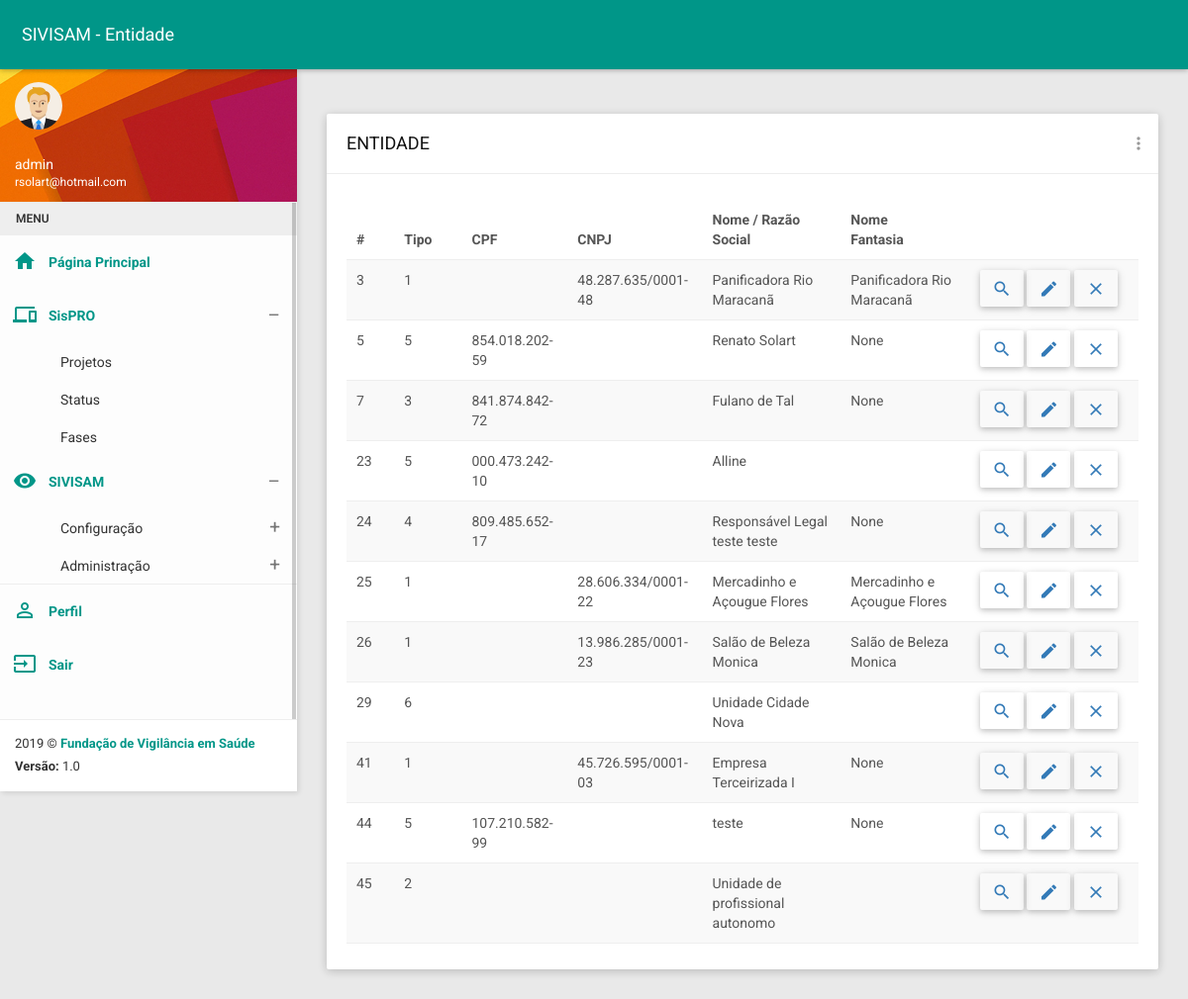
Page /devisa/entidade_list (signed in) on the committed database.
### devisa/models.py (models this page shows, shortened)
class Entidade(models.Model):
    ent_tipo_entidade = models.CharField(verbose_name='tipo de entidade', max_length=2, default=1)  # required
    ent_cpf = models.CharField(verbose_name='CPF', max_length=20, null=True, default='', blank=True)
    ent_cnpj = models.CharField(verbose_name='CNPJ', max_length=30, null=True, default='', blank=True)
    ent_nome_razao = models.CharField(verbose_name='nome / Razão Social', max_length=300)  # required
    ent_fantasia = models.CharField(verbose_name='nome Fantasia', max_length=200, blank=True, default='', null=True)
    ent_insc_estadual = models.CharField(verbose_name='Inscrição Estadual', max_length=100, blank=True, default='',
                                         null=True)
    ent_insc_municipal = models.CharField(verbose_name='Inscrição Municipal', max_length=100, blank=True, default='',
                                          null=True)
    ent_cnes = models.CharField(verbose_name='CNES (Estabelecimentos de Saúde)', max_length=100, blank=True, default='',
                                null=True)
    ent_cep = models.CharField(verbose_name='CEP', max_length=20, blank=True, default='', null=False)
    ent_complemento = models.CharField(verbose_name='Complemento', max_length=300, blank=True, default='', null=True)
    ent_endereco = models.CharField(verbose_name='Endereço', max_length=300, blank=True, default='', null=False)
    ent_numero = models.CharField(verbose_name='Endereço', max_length=6, blank=True, default='', null=False)
    ent_fone = models.CharField(verbose_name='Telefone', max_length=20, blank=True, default='', null=True)
    ent_fax = models.CharField(verbose_name='Fax', max_length=20, blank=True, default='', null=True)
    ent_email = models.CharField(verbose_name='E-mail', max_length=200, blank=True, default='', null=True)
    ent_dt_inicio_func = models.CharField(verbose_name='Data de Início do Funcionamento', max_length=20, blank=True,
                                          default='', null=False)
    ent_pasta_num = models.CharField(verbose_name='Número da Pasta', max_length=200, blank=True, default='', null=True)
    ent_obj_contrato_social = models.CharField(verbose_name='Objetivo Contrato Social', max_length=500, blank=True,
                                               default='', null=True)
    ent_observacoes = models.CharField(verbose_name='Observações', max_length=500, blank=True, default='', null=True)
    ent_rg = models.CharField(verbose_name='RG', max_length=20, blank=True, default='', null=True)
    ent_orgao_exp = models.CharField(verbose_name='Órgão Expedidor', max_length=100, blank=True, default='', null=True)
    ent_dt_expedicao = models.CharField(verbose_name='Data de Expedição', max_length=20, blank=True, default='',
                                        null=True)
    ent_registro_conselho = models.CharField(verbose_name='Registro no Conselho', max_length=100, blank=True, default=''
                                             , null=True)
    ent_especializacao = models.CharField(verbose_name='Especialização', max_length=200, blank=True, default='',
                                          null=True)
    municipio = models.ForeignKey(Municipio, on_delete=models.SET_NULL, blank=True, null=True)
    bairro = models.ForeignKey(Bairro, on_delete=models.SET_NULL, blank=True, null=True)
    natureza_juridica_dependencia = models.ForeignKey(Natureza, on_delete=models.SET_NULL, blank=True, null=True)
    escolaridade = models.ForeignKey(Escolaridade, on_delete=models.SET_NULL, blank=True, null=True)
    formacao_profissional = models.ForeignKey(Formacao, on_delete=models.SET_NULL, blank=True, null=True)
    conselho = models.ForeignKey(Conselho, on_delete=models.SET_NULL, blank=True, null=True)
    uf_conselho = models.CharField(verbose_name='UF', max_length=2, blank=True)
    class Meta:
        permissions = (
            ('entidade_list', 'Pode listar entidades'),
            ('entidade_create', 'Pode cadastrar entidade'),
            ('entidade_update', 'Pode editar entidade'),
            ('entidade_view', 'Pode ver entidade'),
            ('entidade_delete', 'Pode excluir entidade'),
            ('cpf_autonomo', 'Pode listar profissionais autônomos'),
            ('cpf_autonomo_validacao', 'Pode validar CPF de profissional autônomo'),
            ('cpf_autonomo_create', 'Pode cadastrar profissional autônomo'),
            ('cpf_autonomo_update', 'Pode editar profissional autônomo'),
            ('cpf_autonomo_view', 'Pode ver profissional autônomo'),
            ('cpf_autonomo_delete', 'Pode excluir profissional autônomo'),
            ('cpf_liberal', 'Pode listar profissionais liberais'),
            ('cpf_liberal_validacao', 'Pode validar CPF de profissional liberal'),
            ('cpf_liberal_create', 'Pode cadastrar profissional liberal'),
            ('cpf_liberal_update', 'Pode editar profissional liberal'),
            ('cpf_liberal_view', 'Pode ver profissional liberal'),
            ('cpf_liberal_delete', 'Pode excluir profissional liberal'),
            ('cnpj', 'Pode listar estabelecimentos'),
            ('cnpj_validacao', 'Pode validar CNPJ de estabelecimento'),
            ('cnpj_create', 'Pode cadastrar estabelecimento'),
            ('cnpj_update', 'Pode editar estabelecimento'),
            ('cnpj_view', 'Pode ver estabelecimento'),
            ('cnpj_delete', 'Pode excluir estabelecimento')
        )

### devisa/views.py (the view)
# urls.py: path('entidade_list', entidade_list, name="entidade_list"),
@login_required
@permission_required('devisa.entidade_list')
def entidade_list(request):
    model = Entidade.objects.all()
    q = request.GET.get('pesquisar_por')
    if q is not None:
        model = model.filter(Q(ent_cpf__icontains=q) | Q(ent_cnpj__icontains=q) | Q(ent_nome_razao__icontains=q))
    return render(request, 'entidade/entidade_list.html', {'entidades': model})

### devisa/templates/entidade/entidade_list.html (shortened to what this page needs)
{% extends 'base.html' %}
{% load static %}
{% block css %}
    <link href="{% static 'plugins/bootstrap/css/bootstrap.css' %}" rel="stylesheet">
    <link href="{% static 'plugins/node-waves/waves.css' %}" rel="stylesheet" />
    <link href="{% static 'plugins/animate-css/animate.css' %}" rel="stylesheet" />
    <link href="{% static 'plugins/jquery-datatable/skin/bootstrap/css/dataTables.bootstrap.css' %}" rel="stylesheet">
    <link href="{% static 'css/style.css' %}" rel="stylesheet">
    <link href="{% static 'css/themes/all-themes.css' %}" rel="stylesheet" />
{% endblock %}
{% block title %} SIVISAM - Entidade {% endblock %}
{% block content %}
<div class="row clearfix">
                <div class="col-lg-12 col-md-12 col-sm-12 col-xs-12">
                    <div class="card">
                        <div class="header">
                            <h2>
                                ENTIDADE
                            </h2>
                            <ul class="header-dropdown m-r--5">
                                <li class="dropdown">
                                    <a href="javascript:void(0);" class="dropdown-toggle" data-toggle="dropdown" role="button" aria-haspopup="true" aria-expanded="false">
                                        <i class="material-icons">more_vert</i>
                                    </a>
                                </li>
                            </ul>
                        </div>
                        <div class="body">
                            <div class="table-responsive">
                                <table class="table table-striped table-hover dataTable js-exportable">
                                    <thead>
                                        <tr>
                                            <th>#</th>
                                            <th>Tipo</th>
                                            <th>CPF</th>
                                            <th>CNPJ</th>
                                            <th>Nome / Razão Social</th>
                                            <th>Nome Fantasia</th>
                                        </tr>
                                    </thead>
                                    <tbody>
                                        {% for entidade in entidades %}
                                        <tr>
                                            <td>{{ entidade.id }}</td>
                                            <td>{{ entidade.ent_tipo_entidade }}</td>
                                            <td>{{ entidade.ent_cpf }}</td>
                                            <td>{{ entidade.ent_cnpj }}</td>
                                            <td>{{ entidade.ent_nome_razao }}</td>
                                            <td>{{ entidade.ent_fantasia }}</td>
                                            <td style="width: 150px;">
                                                <a href="{% url 'entidade_view' entidade.id %}" class="btn"><i class="material-icons">search</i></a>
                                                <a href="{% url 'entidade_update' entidade.id %}" class="btn"><i class="material-icons">mode_edit</i></a>
                                                <a href="{% url 'entidade_delete' entidade.id %}" class="btn"><i class="material-icons">close</i></a>
                                            </td>
                                        </tr>
                                        {% endfor %}
                                    </tbody>
                                </table>
                            </div>
                        </div>
                    </div>
                </div>
</div>
{% endblock %}

### templates/base.html (shortened to what this page needs)
{% load static %}
<!DOCTYPE html>
<html>
<head>
    {% block css %}
    {% endblock %}
</head>
<body class="theme-teal">
    <nav class="navbar">
        <div class="container-fluid">
            <div class="navbar-header">
                <a class="navbar-brand" href="javascript:void(0);">{% block title %}{% endblock %}</a>
            </div>
            <div class="collapse navbar-collapse" id="navbar-collapse">
            </div>
        </div>
    </nav>
    <section>
        <aside id="leftsidebar" class="sidebar">
            <div class="user-info">
                <div class="image">
                    <img src="{% static 'images/user.png' %}" width="48" height="48" alt="User" />
                </div>
                <div class="info-container">
                    <div class="name" data-toggle="dropdown" aria-haspopup="true" aria-expanded="false">{{ user.username }}</div>
                    <div class="email">{{ user.email }}</div>
                </div>
            </div>
            <div class="menu">
                <ul class="list">
                    <li class="header">MENU</li>
                    <li class="active">
                        <a href="{% url 'home' %}">
                            <i class="material-icons">home</i>
                            <span>Página Principal</span>
                        </a>
                    </li>
                    <li class="active">
                        {% if perms.sistemasfvs.sistema_list %}
                                <a href="javascript:void(0);" class="menu-toggle">
                                    <i class="material-icons">devices</i>
                                    <span>SisPRO</span>
                                </a>
                        {% endif %}
                        <ul class="ml-menu">
                            <li>
                                <a href="{% url 'sistema_list' %}">
                                    <span>Projetos</span>
                                </a>
                            </li>
                            <li>
                                <a href="{% url 'status_list' %}">
                                    <span>Status</span>
                                </a>
                            </li>
                            <li>
                                <a href="{% url 'fase_list' %}">
                                    <span>Fases</span>
                                </a>
                            </li>
                        </ul>
                    </li>
                    <li class="active">
                        <a href="javascript:void(0);" class="menu-toggle" style="">
                            <i class="material-icons">remove_red_eye</i>
                            <span>SIVISAM</span>
                        </a>
                        <ul class="ml-menu">
                            <li>
                                <a href="javascript:void(0);" class="menu-toggle">
                                    <span>Configuração</span>
                                </a>
                            </li>
                            <li>
                                <a href="javascript:void(0);" class="menu-toggle">
                                    <span>Administração</span>
                                </a>
                            </li>
                        </ul>
                    </li>
                    <li style="border-top: 1px solid #eee;" class="active">
                        <a href="{% url 'perfil' %}">
                            <i class="material-icons">perm_identity</i>
                            <span>Perfil</span>
                        </a>
                    </li>
                    <li class="active">
                        <a href="{% url 'logout' %}">
                            <i class="material-icons">input</i>
                            <span>Sair</span>
                        </a>
                    </li>
                </ul>
            </div>
            <div class="legal">
                <div class="copyright">
                     2019 &copy; <a href="http://www.fvs.am.gov.br">Fundação de Vigilância em Saúde</a>
                </div>
                <div class="version">
                    <b>Versão: </b> 1.0
                </div>
            </div>
        </aside>
    </section>
    <section class="content">
        <div class="container-fluid">
           {% block content %}
           {% endblock %}
        </div>
    </section>
</body>
</html>

### statics/css/themes/all-themes.css (style rules this page uses)
.theme-teal .navbar { background-color: #009688; }
.theme-teal .navbar-brand { color: #fff; }
.theme-teal .sidebar .menu .list li.active { background-color: transparent; }
.theme-teal .sidebar .menu .list li.active > :first-child i, .theme-teal .sidebar .menu .list li.active > :first-child span { color: #009688; }
.theme-teal .sidebar .menu .list .toggled { background-color: transparent; }
.theme-teal .sidebar .menu .list .ml-menu { background-color: transparent; }
.theme-teal .sidebar .legal { background-color: #fff; }
.theme-teal .sidebar .legal .copyright a { color: #009688 !important; }

### rows in the picture
Entidade: id "3", ent_tipo_entidade "1", ent_cnpj "48.287.635/0001-48", ent_nome_razao "Panificadora Rio Maracanã", ent_fantasia "Panificadora Rio Maracanã"
Entidade: id "5", ent_tipo_entidade "5", ent_cpf "854.018.202-59", ent_nome_razao "Renato Solart", ent_fantasia "None"
Entidade: id "7", ent_tipo_entidade "3", ent_cpf "841.874.842-72", ent_nome_razao "Fulano de Tal", ent_fantasia "None"
Entidade: id "23", ent_tipo_entidade "5", ent_cpf "000.473.242-10", ent_nome_razao "Alline"
Entidade: id "24", ent_tipo_entidade "4", ent_cpf "809.485.652-17", ent_nome_razao "Responsável Legal teste teste", ent_fantasia "None"
Entidade: id "25", ent_tipo_entidade "1", ent_cnpj "28.606.334/0001-22", ent_nome_razao "Mercadinho e Açougue Flores", ent_fantasia "Mercadinho e Açougue Flores"
Entidade: id "26", ent_tipo_entidade "1", ent_cnpj "13.986.285/0001-23", ent_nome_razao "Salão de Beleza Monica", ent_fantasia "Salão de Beleza Monica"
Entidade: id "29", ent_tipo_entidade "6", ent_nome_razao "Unidade Cidade Nova"
Entidade: id "41", ent_tipo_entidade "1", ent_cnpj "45.726.595/0001-03", ent_nome_razao "Empresa Terceirizada I", ent_fantasia "None"
Entidade: id "44", ent_tipo_entidade "5", ent_cpf "107.210.582-99", ent_nome_razao "teste", ent_fantasia "None"
Entidade: id "45", ent_tipo_entidade "2", ent_nome_razao "Unidade de profissional autonomo"

### other values in the picture
{{ user.username }} "admin"
{{ user.email }} "rsolart@hotmail.com"
